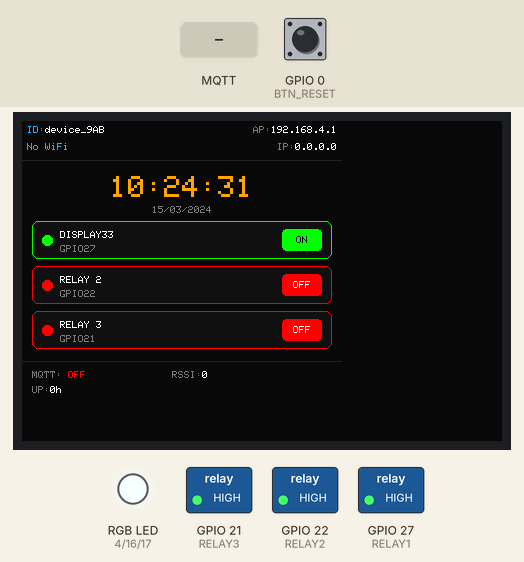
A program run on a simulated ESP32. Parts: 480×320 colour display, switched loads named in the program (green lamp = pin HIGH), an RGB LED mixed from three pins (HIGH = lit). Inputs (shaded band) come from the test bench; at power-on: GPIO 0 (BTN_RESET) HIGH. WiFi joins after 1.5 s; servers stay silent unless stated; the local clock reads 2024-03-15 10:24:30 at power-on unless the program sets it; EEPROM starts erased; no MQTT or app messages arrive unless stated.

Above: at 1.5 s.
1.6 s: MQTT message "relay1_off" arrives on the first subscribed topic
At 3.8 s:
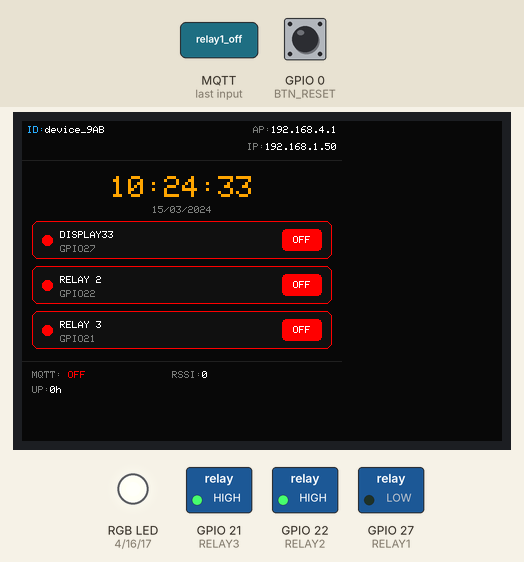
4.6 s: MQTT message "relay1_on" arrives on the first subscribed topic
At 5.8 s:
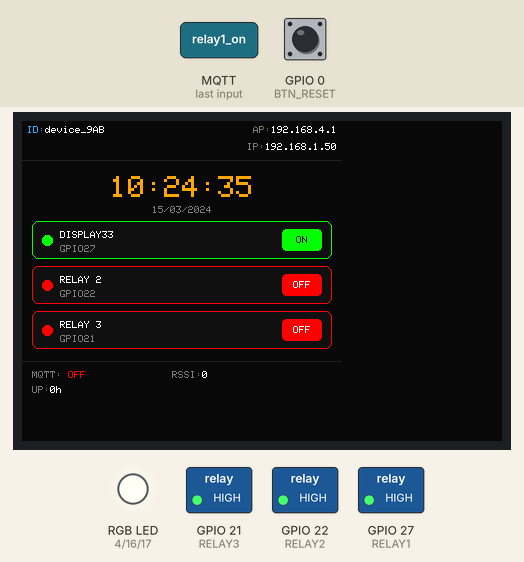
7.6 s: MQTT message "relay2_on" arrives on the first subscribed topic
At 8.8 s:
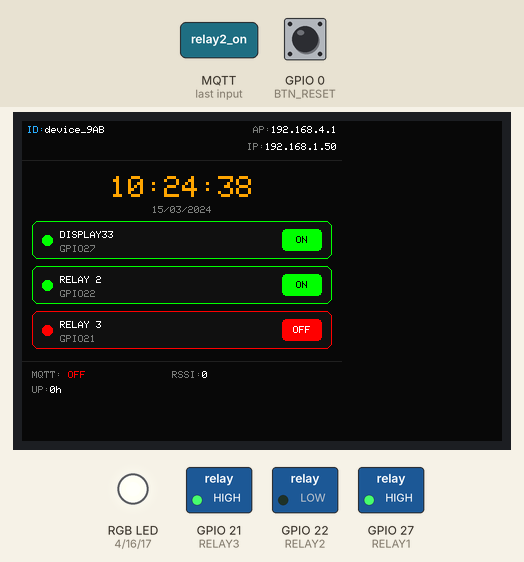
10.6 s: MQTT message "relay3_on" arrives on the first subscribed topic
At 11.6 s:
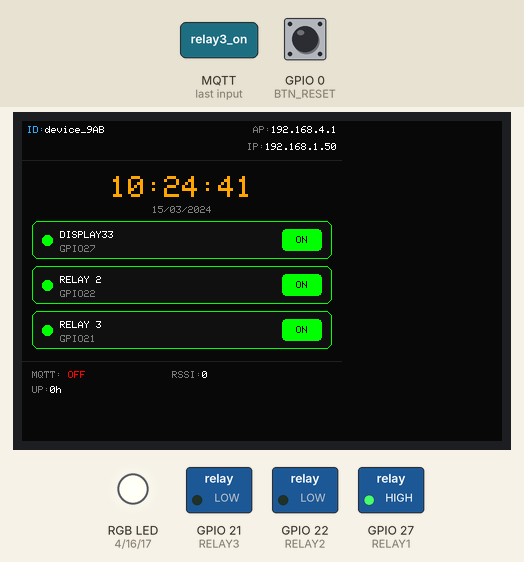
13.6 s: MQTT message "relay2_off" arrives on the first subscribed topic
At 14.8 s:
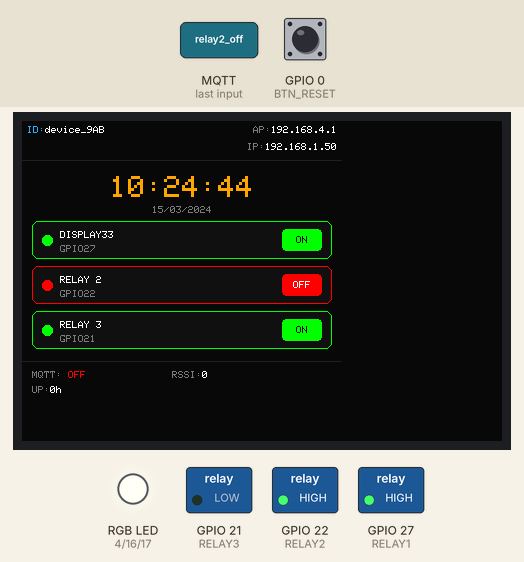
16.6 s: MQTT message "relay1_off" arrives on the first subscribed topic
At 17.4 s:
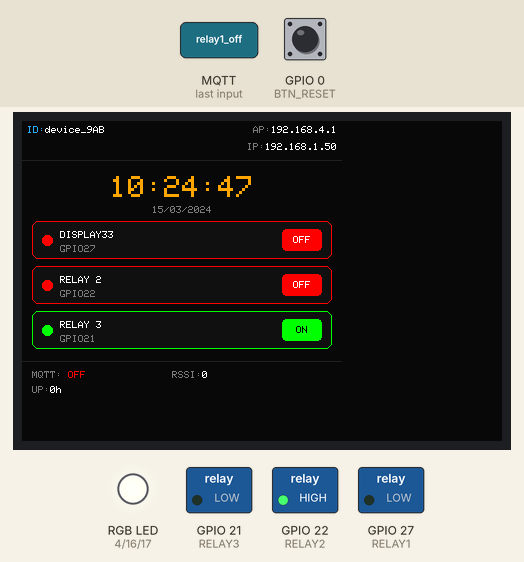
Timing chart, 0 to 19.6 s (numbered marks = the images above; inputs shaded):
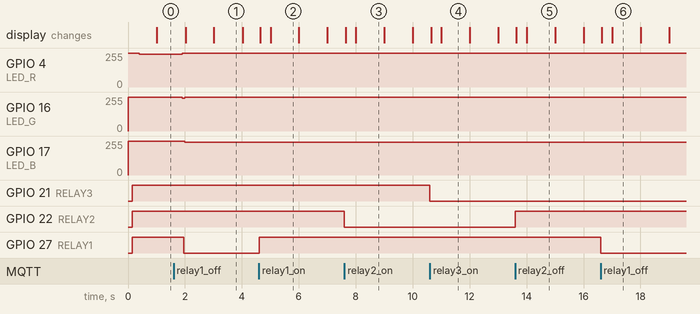

The program:

main.cpp
```cpp
#include <Arduino.h>
#include "config.h"

#include "core/globals.h"
#include "wifi/wifi_manager.h"
#include "mqtt/mqtt_manager.h"
#include "ui/ui.h"
#include "relay/relay.h"
#include "schedule/schedule.h"
#include "server/web_server.h"
#include "led/led.h"

#include <WiFi.h>
#include <time.h>

// ===== DEVICE ID =====
String getDeviceID() {
  uint64_t chipid = ESP.getEfuseMac();
  char id[20];
  sprintf(id, "device_%04X", (uint16_t)(chipid & 0xFFFF));
  return String(id);
}

void setup(){

  Serial.begin(115200);
  setupLED();
  pinMode(BTN_RESET, INPUT_PULLUP);

  deviceId = getDeviceID();

  tft.init();          // 🔥 init TFT 1 lần duy nhất
  tft.setRotation(1);  // 🔥 xoay màn hình

  pinMode(RELAY1, OUTPUT);
  pinMode(RELAY2, OUTPUT);
  pinMode(RELAY3, OUTPUT);

  digitalWrite(RELAY1,HIGH);
  state1 = true;

  digitalWrite(RELAY2,HIGH);
  digitalWrite(RELAY3,HIGH);

  loadWiFi();

  WiFi.mode(WIFI_AP_STA);
  connectWiFi();
  WiFi.softAP(deviceId.c_str(), "12345678");

  setupMQTT();

  configTime(GMT_OFFSET,0,NTP_SERVER);

  drawUI();

  setupServer();
}

void loop(){

  updateLEDStatus();

  if (digitalRead(BTN_RESET) == LOW) {
    prefs.begin("wifi", false);
    prefs.clear();
    prefs.end();
    ESP.restart();
  }

  server.handleClient();

  mqttLoop();

  if (WiFi.status() != WL_CONNECTED) {
    WiFi.reconnect();
  }

  drawTime();

  static unsigned long lastHeader = 0;
  if (millis() - lastHeader > 2000) {
    lastHeader = millis();
    drawHeader();
  }

  static unsigned long lastMQTT = 0;
  if (millis() - lastMQTT > 2000) {
    lastMQTT = millis();
    sendStatusMQTT();
  }

  resetScheduleDaily();
  handleSchedule();
}
```

globals.cpp
```cpp
#include "globals.h"
#include "../config.h"
#include <TFT_eSPI.h>

WebServer server(80);
WiFiClient espClient;
PubSubClient client(espClient);
Preferences prefs;
TFT_eSPI tft = TFT_eSPI();
String deviceId;

String ssids[MAX_WIFI];
String passes[MAX_WIFI];

bool state1 = false;
bool state2 = false;
bool state3 = false;

Schedule schedules[MAX_SCHEDULE];
```

globals.h
```cpp
#pragma once
#include <Arduino.h>
#include <WebServer.h>
#include <PubSubClient.h>
#include <WiFi.h>
#include <Preferences.h>
#include <TFT_eSPI.h>

// ===== GLOBAL OBJECTS =====
extern WebServer server;
extern WiFiClient espClient;
extern PubSubClient client;
extern Preferences prefs;
extern TFT_eSPI tft;
// ===== DEVICE =====
extern String deviceId;

// ===== WIFI =====
extern String ssids[];
extern String passes[];

// ===== RELAY STATE =====
extern bool state1;
extern bool state2;
extern bool state3;

// ===== SCHEDULE =====
struct Schedule {
  bool active;
  int relay;
  int onH, onM;
  int offH, offM;
  bool firedOn;
  bool firedOff;
};

extern Schedule schedules[];
```

led.cpp
```cpp
#include "led.h"
#include "../config.h"
#include "../core/globals.h"
#include <WiFi.h>

// ===== SETUP PWM =====
void setupLED() {

  ledcSetup(CH_R, PWM_FREQ, PWM_RES);
  ledcSetup(CH_G, PWM_FREQ, PWM_RES);
  ledcSetup(CH_B, PWM_FREQ, PWM_RES);

  ledcAttachPin(LED_R, CH_R);
  ledcAttachPin(LED_G, CH_G);
  ledcAttachPin(LED_B, CH_B);

  // tắt hết (active LOW)
  ledcWrite(CH_R, 255);
  ledcWrite(CH_G, 255);
  ledcWrite(CH_B, 255);
}

// ===== SET RGB =====
void setRGB(bool r, bool g, bool b) {

  uint8_t dim = 10; // độ sáng dịu

  uint8_t rVal = r ? (255 - dim) : 255;
  uint8_t gVal = g ? (255 - dim) : 255;
  uint8_t bVal = b ? (255 - dim) : 255;

  ledcWrite(CH_R, rVal);
  ledcWrite(CH_G, gVal);
  ledcWrite(CH_B, bVal);
}

// ===== AUTO STATUS =====
void updateLEDStatus() {

  if (WiFi.status() != WL_CONNECTED) {
    // 🔴 mất WiFi
    setRGB(true, false, false);
  }
  else if (client.connected()) {
    // 🔵 MQTT OK
    setRGB(false, false, true);
  }
  else {
    // 🟢 WiFi OK, MQTT chưa
    setRGB(false, true, false);
  }
}
```

led.h
```cpp
#pragma once

void setupLED();
void setRGB(bool r, bool g, bool b);
void updateLEDStatus();
```

mqtt_manager.cpp
```cpp
#include "mqtt_manager.h"
#include "../core/globals.h"
#include "../relay/relay.h"
#include "../config.h"

void callback(char* topic, byte* payload, unsigned int length){
  String msg;
  for(int i=0;i<length;i++) msg+=(char)payload[i];

  if(msg=="relay1_on") relay1_on();
  if(msg=="relay1_off") relay1_off();
  if(msg=="relay2_on") relay2_on();
  if(msg=="relay2_off") relay2_off();
  if(msg=="relay3_on") relay3_on();
  if(msg=="relay3_off") relay3_off();
}

void setupMQTT(){
  client.setServer(MQTT_SERVER,1883);
  client.setCallback(callback);
}

void reconnectMQTT(){
  while(!client.connected()){
    if(client.connect(deviceId.c_str())){
      client.subscribe(("home/"+deviceId+"/relay").c_str());
    } else delay(2000);
  }
}

void sendStatusMQTT(){
  String json = "{";
  json += "\"relay1\":" + String(state1?"true":"false") + ",";
  json += "\"relay2\":" + String(state2?"true":"false") + ",";
  json += "\"relay3\":" + String(state3?"true":"false");
  json += "}";
  client.publish(("home/"+deviceId+"/status").c_str(), json.c_str(), true);
}

void mqttLoop(){
  if (WiFi.status() == WL_CONNECTED) {
    if (!client.connected()) reconnectMQTT();
    client.loop();
  }
}
```

mqtt_manager.h
```cpp
#pragma once

void setupMQTT();
void reconnectMQTT();
void sendStatusMQTT();
void mqttLoop();
```

relay.cpp
```cpp
#include "relay.h"
#include "../core/globals.h"
#include "../config.h"
#include "../ui/ui.h"

void relay1_on(){ state1=true; digitalWrite(RELAY1,HIGH); drawRelays(); server.send(200,"text/plain","OK"); }
void relay1_off(){ state1=false; digitalWrite(RELAY1,LOW); drawRelays(); server.send(200,"text/plain","OK"); }

void relay2_on(){ state2=true; digitalWrite(RELAY2,LOW); drawRelays(); server.send(200,"text/plain","OK"); }
void relay2_off(){ state2=false; digitalWrite(RELAY2,HIGH); drawRelays(); server.send(200,"text/plain","OK"); }

void relay3_on(){ state3=true; digitalWrite(RELAY3,LOW); drawRelays(); server.send(200,"text/plain","OK"); }
void relay3_off(){ state3=false; digitalWrite(RELAY3,HIGH); drawRelays(); server.send(200,"text/plain","OK"); }
```

relay.h
```cpp
#pragma once

void relay1_on();
void relay1_off();
void relay2_on();
void relay2_off();
void relay3_on();
void relay3_off();
```

schedule.cpp
```cpp
#include "schedule.h"
#include "../core/globals.h"
#include "../relay/relay.h"
#include "../config.h"   // ✅ THÊM DÒNG NÀY
#include <time.h>

void resetScheduleDaily() {
  static int lastDay = -1;

  struct tm timeinfo;
  if (!getLocalTime(&timeinfo)) return;

  if (timeinfo.tm_mday != lastDay) {
    lastDay = timeinfo.tm_mday;

    for (int i = 0; i < MAX_SCHEDULE; i++) {
      schedules[i].firedOn = false;
      schedules[i].firedOff = false;
    }
  }
}

void handleSchedule() {

  struct tm timeinfo;
  if (!getLocalTime(&timeinfo)) return;

  int h = timeinfo.tm_hour;
  int m = timeinfo.tm_min;

  for (int i = 0; i < MAX_SCHEDULE; i++) {

    if (!schedules[i].active) continue;

    if (!schedules[i].firedOn &&
        h == schedules[i].onH &&
        m == schedules[i].onM) {

      schedules[i].firedOn = true;

      if (schedules[i].relay == 1) relay1_on();
      if (schedules[i].relay == 2) relay2_on();
      if (schedules[i].relay == 3) relay3_on();
    }

    if (!schedules[i].firedOff &&
        h == schedules[i].offH &&
        m == schedules[i].offM) {

      schedules[i].firedOff = true;

      if (schedules[i].relay == 1) relay1_off();
      if (schedules[i].relay == 2) relay2_off();
      if (schedules[i].relay == 3) relay3_off();
    }
  }
}
```

schedule.h
```cpp
#pragma once

void handleSchedule();
void resetScheduleDaily();
```

web_server.h
```cpp
#pragma once
void setupServer();
```

ui.cpp
```cpp
#include "ui.h"
#include "../core/globals.h"
#include "../config.h"

#include <TFT_eSPI.h>
#include <XPT2046_Touchscreen.h>
#include <WiFi.h>
#include <time.h>

// ===== TOUCH =====
XPT2046_Touchscreen ts(TOUCH_CS);

// 🎨 Palette
#define BG_COLOR       0x0841
#define CARD_COLOR     0x1082
#define BORDER_COLOR   0x2104
#define TEXT_PRIMARY   0xFFFF
#define TEXT_SECONDARY 0x7BEF
#define ACCENT_COLOR   0x2D7F
#define TIME_COLOR     0xFD20

// ===== HEADER =====
void drawHeader() {

  tft.fillRect(0, 0, 320, 40, BG_COLOR);
  tft.drawFastHLine(0, 39, 320, BORDER_COLOR);

  tft.setTextSize(1);

  tft.setTextColor(ACCENT_COLOR, BG_COLOR);
  tft.setCursor(5, 5);
  tft.print("ID:");

  tft.setTextColor(TEXT_PRIMARY, BG_COLOR);
  tft.print(deviceId.substring(0, 10));

  String apStr = "AP:" + WiFi.softAPIP().toString();
  int16_t apX = 320 - tft.textWidth(apStr) - 5;

  tft.setCursor(apX, 5);
  tft.setTextColor(TEXT_SECONDARY, BG_COLOR);
  tft.print("AP:");

  tft.setTextColor(TEXT_PRIMARY, BG_COLOR);
  tft.print(WiFi.softAPIP());

  String wifiName = WiFi.status() == WL_CONNECTED ? WiFi.SSID() : "No WiFi";
  if (wifiName.length() > 16) wifiName = wifiName.substring(0, 16);

  tft.setCursor(5, 22);
  tft.setTextColor(ACCENT_COLOR, BG_COLOR);
  tft.print(wifiName);

  String ipStr = "IP:" + WiFi.localIP().toString();
  int16_t ipX = 320 - tft.textWidth(ipStr) - 5;

  tft.setCursor(ipX, 22);
  tft.setTextColor(TEXT_SECONDARY, BG_COLOR);
  tft.print("IP:");

  tft.setTextColor(TEXT_PRIMARY, BG_COLOR);
  tft.print(WiFi.localIP());
}

// ===== TIME =====
void drawTime() {

  static int lastSec = -1;

  struct tm timeinfo;
  if (!getLocalTime(&timeinfo)) return;

  if (timeinfo.tm_sec == lastSec) return;
  lastSec = timeinfo.tm_sec;

  char timeStr[9];
  char dateStr[12];

  strftime(timeStr, sizeof(timeStr), "%H:%M:%S", &timeinfo);
  strftime(dateStr, sizeof(dateStr), "%d/%m/%Y", &timeinfo);

  tft.setTextSize(3);
  int16_t timeX = (320 - tft.textWidth(timeStr)) / 2;

  tft.setTextColor(TIME_COLOR, BG_COLOR);
  tft.setCursor(timeX, 55);
  tft.print(timeStr);

  static int lastDay = -1;

  if (timeinfo.tm_mday != lastDay) {
    lastDay = timeinfo.tm_mday;

    tft.setTextSize(1);
    int16_t dateX = (320 - tft.textWidth(dateStr)) / 2;

    tft.fillRect(0, 80, 320, 20, BG_COLOR);

    tft.setTextColor(TEXT_SECONDARY, BG_COLOR);
    tft.setCursor(dateX, 85);
    tft.print(dateStr);
  }
}

// ===== RELAY CARD =====
void drawRelayCompact(int y, const char* name, const char* pin, bool state) {

  int x = 10;
  int w = 300;
  int h = 38;

  uint16_t border = state ? 0x07E0 : 0xF800;

  tft.fillRoundRect(x, y, w, h, 6, CARD_COLOR);
  tft.drawRoundRect(x, y, w, h, 6, border);

  tft.fillCircle(x + 15, y + h/2, 5, border);

  tft.setTextColor(TEXT_PRIMARY, CARD_COLOR);
  tft.setCursor(x + 28, y + 10);
  tft.print(name);

  tft.setTextColor(TEXT_SECONDARY, CARD_COLOR);
  tft.setCursor(x + 28, y + 24);
  tft.print(pin);

  uint16_t btnColor  = state ? 0x07E0 : 0xF800;
  uint16_t textColor = state ? TFT_BLACK : TFT_WHITE;

  tft.fillRoundRect(x + w - 50, y + 8, 40, 22, 4, btnColor);
  tft.setTextColor(textColor);

  String label = state ? "ON" : "OFF";
  int16_t tx = x + w - 50 + (40 - tft.textWidth(label)) / 2;
  int16_t ty = y + 8 + (22 / 2) - 4;

  tft.setCursor(tx, ty);
  tft.print(label);
}

void drawRelays() {
  tft.setTextSize(1);
  drawRelayCompact(100, "DISPLAY33", "GPIO27", state1);
  drawRelayCompact(145, "RELAY 2", "GPIO22", state2);
  drawRelayCompact(190, "RELAY 3", "GPIO21", state3);
}

// ===== FOOTER =====
void drawFooter() {

  tft.setTextSize(1);
  tft.fillRect(0, 240, 320, 40, BG_COLOR);
  tft.drawFastHLine(0, 240, 320, BORDER_COLOR);

  tft.setTextColor(TEXT_SECONDARY, BG_COLOR);
  tft.setCursor(10, 250);
  tft.print("MQTT:");

  tft.setTextColor(client.connected() ? 0x07E0 : 0xF800, BG_COLOR);
  tft.print(client.connected() ? " ON" : " OFF");

  tft.setCursor(150, 250);
  tft.setTextColor(TEXT_SECONDARY, BG_COLOR);
  tft.print("RSSI:");

  tft.setTextColor(TEXT_PRIMARY, BG_COLOR);
  tft.print(WiFi.RSSI());

  tft.setCursor(10, 265);
  tft.setTextColor(TEXT_SECONDARY, BG_COLOR);
  tft.print("UP:");

  unsigned long up = millis()/1000;
  tft.setTextColor(TEXT_PRIMARY, BG_COLOR);
  tft.print(up/3600);
  tft.print("h");
}

void drawUI() {


  tft.fillScreen(BG_COLOR);

  drawHeader();
  drawTime();
  drawRelays();
  drawFooter();
}
```

ui.h
```cpp
#pragma once
void drawUI();
void drawHeader();
void drawTime();
void drawRelays();
void drawFooter();
```

wifi_manager.cpp
```cpp
#include "wifi_manager.h"
#include "../core/globals.h"
#include "../config.h"
#include <WiFi.h>

void loadWiFi() {
  prefs.begin("wifi", true);
  for (int i = 0; i < MAX_WIFI; i++) {
    ssids[i] = prefs.getString(("s" + String(i)).c_str(), "");
    passes[i] = prefs.getString(("p" + String(i)).c_str(), "");
  }
  prefs.end();
}

void saveWiFi(String s, String p) {
  prefs.begin("wifi", false);

  for (int i = MAX_WIFI - 1; i > 0; i--) {
    prefs.putString(("s" + String(i)).c_str(), ssids[i - 1]);
    prefs.putString(("p" + String(i)).c_str(), passes[i - 1]);
  }

  prefs.putString("s0", s);
  prefs.putString("p0", p);
  prefs.end();
}

bool connectWiFi() {
  for (int i = 0; i < MAX_WIFI; i++) {
    if (ssids[i] == "") continue;

    WiFi.begin(ssids[i].c_str(), passes[i].c_str());

    unsigned long start = millis();
    while (WiFi.status() != WL_CONNECTED) {
      delay(300);
      if (millis() - start > 8000) break;
    }

    if (WiFi.status() == WL_CONNECTED) {
      Serial.println("Connected: " + ssids[i]);
      return true;
    }
  }
  return false;
}
```

wifi_manager.h
```cpp
#pragma once
#include <Arduino.h>

void loadWiFi();
void saveWiFi(String s, String p);
bool connectWiFi();
```

config.h
```cpp
#pragma once

// ===== WIFI =====
#define MAX_WIFI 5

// ===== RELAY =====
#define RELAY1 27
#define RELAY2 22
#define RELAY3 21

// ===== RGB =====
#define LED_R 4
#define LED_G 16
#define LED_B 17

#define CH_R 0
#define CH_G 1
#define CH_B 2

#define PWM_FREQ 5000
#define PWM_RES 8

// ===== BUTTON =====
#define BTN_RESET 0

// ===== TOUCH =====
#define TOUCH_CS 33

// ===== MQTT =====
#define MQTT_SERVER "broker.hivemq.com"

// ===== TIME =====
#define NTP_SERVER "pool.ntp.org"
#define GMT_OFFSET (7 * 3600)

// ===== SCHEDULE =====
#define MAX_SCHEDULE 10
```

Source omitted: web_server.cpp (14854 bytes)

Measured:
- after the input at 1.6 s, GPIO 27 (RELAY1): HIGH → LOW after 0.35 s
- after the input at 4.6 s, GPIO 27 (RELAY1): LOW → HIGH at once
- after the input at 7.6 s, GPIO 22 (RELAY2): HIGH → LOW at once
- after the input at 10.6 s, GPIO 21 (RELAY3): HIGH → LOW at once
- after the input at 13.6 s, GPIO 22 (RELAY2): LOW → HIGH at once
- after the input at 16.6 s, GPIO 27 (RELAY1): HIGH → LOW at once
- what the display in image 1 shows lasts 1.0 s, from 3.0 s to 4.0 s
